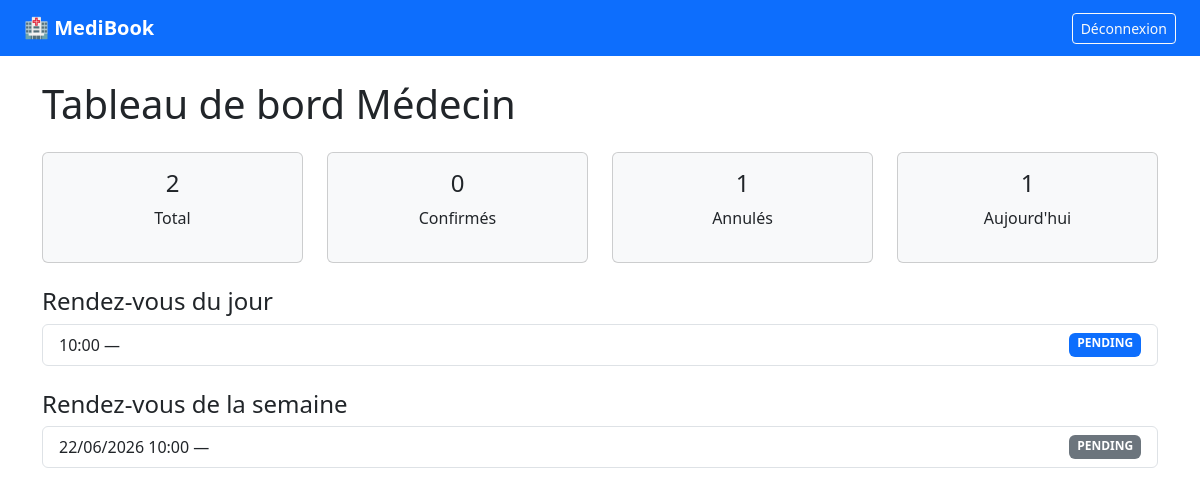
The app's page /dashboard/doctor/ (signed in) with its own data.
### appointments/models.py (models this page shows)
class Appointment(models.Model):
    class Status(models.TextChoices):
        PENDING = "PENDING"
        CONFIRMED = "CONFIRMED"
        CANCELLED = "CANCELLED"
        COMPLETED = "COMPLETED"
        ABSENT = "ABSENT"
    patient = models.ForeignKey(Patient, on_delete=models.CASCADE)
    doctor = models.ForeignKey(Doctor, on_delete=models.CASCADE)
    speciality = models.ForeignKey(Speciality, on_delete=models.SET_NULL, null=True)
    date = models.DateField()
    time = models.TimeField()
    reason = models.TextField()
    status = models.CharField(max_length=20, choices=Status.choices, default=Status.PENDING)
    created_at = models.DateTimeField(auto_now_add=True)
    class Meta:
        constraints = [
            models.UniqueConstraint(
                fields=["doctor", "date", "time"],
                name="unique_doctor_slot"
            )
        ]

### dashboard/views.py (the view)
# urls.py: path("doctor/", doctor_dashboard, name="doctor_dashboard"),
@login_required
def doctor_dashboard(request):
    if request.user.role != "DOCTOR":
        return HttpResponseForbidden("Accès réservé aux médecins.")
    doctor = get_object_or_404(Doctor, user=request.user)
    today = timezone.now().date()
    week_end = today + timedelta(days=7)
    today_appointments = Appointment.objects.filter(doctor=doctor, date=today)
    week_appointments = Appointment.objects.filter(doctor=doctor, date__range=[today, week_end])
    total_appointments = Appointment.objects.filter(doctor=doctor).count()
    cancelled_count = Appointment.objects.filter(doctor=doctor, status="CANCELLED").count()
    confirmed_count = Appointment.objects.filter(doctor=doctor, status="CONFIRMED").count()
    try:
        from notifications.models import Notification
        unread_notifications = Notification.objects.filter(
            user=request.user, is_read=False
        )
        unread_notifications.update(is_read=True)
    except Exception:
        unread_notifications = []
    return render(request, "dashboard/doctor_dashboard.html", {
        "doctor": doctor,
        "today_appointments": today_appointments,
        "week_appointments": week_appointments,
        "total_appointments": total_appointments,
        "cancelled_count": cancelled_count,
        "confirmed_count": confirmed_count,
        "unread_notifications": unread_notifications,
    })

### templates/dashboard/doctor_dashboard.html (shortened to what this page needs)
<!DOCTYPE html>
<html lang="fr">
<head>
    <link href="https://cdn.jsdelivr.net/npm/bootstrap@5.3.0/dist/css/bootstrap.min.css" rel="stylesheet">
</head>
<body>
<nav class="navbar navbar-dark bg-primary px-4">
    <a class="navbar-brand fw-bold" href="/">🏥 MediBook</a>
    <a href="/logout/" class="btn btn-outline-light btn-sm">Déconnexion</a>
</nav>
<div class="container mt-4">
    <h1 class="mb-4">Tableau de bord Médecin</h1>
    <div class="row mb-4">
        <div class="col-md-3">
            <div class="card text-center p-3 bg-light">
                <h4>{{ total_appointments }}</h4><p>Total</p>
            </div>
        </div>
        <div class="col-md-3">
            <div class="card text-center p-3 bg-light">
                <h4>{{ confirmed_count }}</h4><p>Confirmés</p>
            </div>
        </div>
        <div class="col-md-3">
            <div class="card text-center p-3 bg-light">
                <h4>{{ cancelled_count }}</h4><p>Annulés</p>
            </div>
        </div>
        <div class="col-md-3">
            <div class="card text-center p-3 bg-light">
                <h4>{{ today_appointments.count }}</h4><p>Aujourd'hui</p>
            </div>
        </div>
    </div>
    <h4>Rendez-vous du jour</h4>
    <ul class="list-group mb-4">
        {% for appointment in today_appointments %}
        <li class="list-group-item d-flex justify-content-between">
            <span>{{ appointment.time|time:"H:i" }} — {{ appointment.patient.user.first_name }} {{ appointment.patient.user.last_name }}</span>
            <span class="badge bg-primary">{{ appointment.status }}</span>
        </li>
        {% empty %}
        <li class="list-group-item text-muted">Aucun rendez-vous aujourd'hui.</li>
        {% endfor %}
    </ul>
    <h4>Rendez-vous de la semaine</h4>
    <ul class="list-group">
        {% for appointment in week_appointments %}
        <li class="list-group-item d-flex justify-content-between">
            <span>{{ appointment.date|date:"d/m/Y" }} {{ appointment.time|time:"H:i" }} — {{ appointment.patient.user.first_name }} {{ appointment.patient.user.last_name }}</span>
            <span class="badge bg-secondary">{{ appointment.status }}</span>
        </li>
        {% empty %}
        <li class="list-group-item text-muted">Aucun rendez-vous cette semaine.</li>
        {% endfor %}
    </ul>
</div>
</body>
</html>

### records on screen
Appointment: time "10:00", status "PENDING", date "22/06/2026"

### other values on screen
{{ total_appointments }} "2"
{{ confirmed_count }} "0"
{{ cancelled_count }} "1"
{{ today_appointments.count }} "1"
